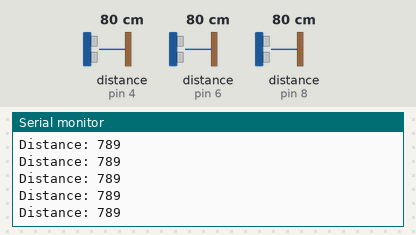
Bench run of a sketch on a simulated Arduino Uno, built with avr-gcc and run on an emulated ATmega328P. On the bench: the last lines printed to the serial monitor. Wiring (inferred from the names in the program): 3 × ultrasonic range finder: trigger pin 3, echo pin 4 / trigger pin 5, echo pin 6 / trigger pin 7, echo pin 8. The test bench sets the inputs (shaded band); at power-on: distance to the obstacle (sensors on pin 4, pin 6, pin 8) 80 cm. The echo pulse lasts 58.3 µs per cm.

Above: at 2.3 s.
2.4 s: distance to the obstacle (sensor on pin 4) set to 2 cm
At 3.4 s:
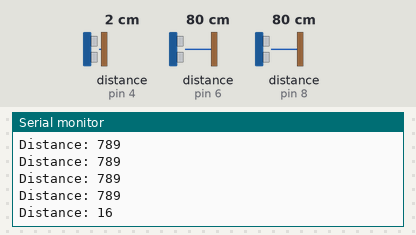
4.5 s: distance to the obstacle (sensor on pin 6) set to 4 cm
At 5.5 s:
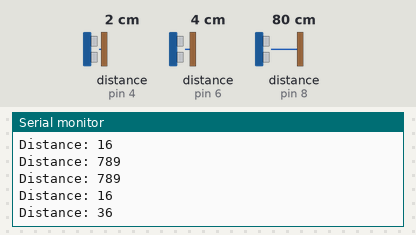
6.6 s: distance to the obstacle (sensor on pin 8) set to 4 cm
At 7.5 s:
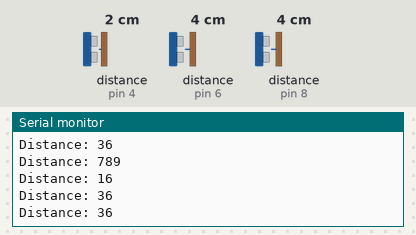
8.7 s: distance to the obstacle (sensor on pin 4) set to 4 cm
At 8.7 s:
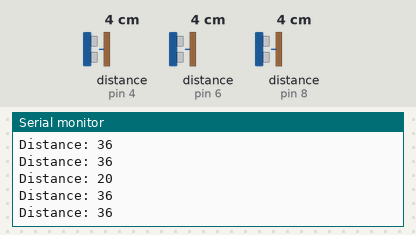
10.8 s: distance to the obstacle (sensor on pin 6) set to 9 cm
At 11.5 s:
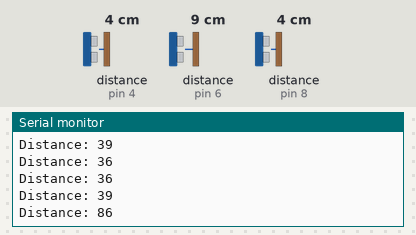
12.9 s: distance to the obstacle (sensor on pin 8) set to 18 cm
At 13.5 s:
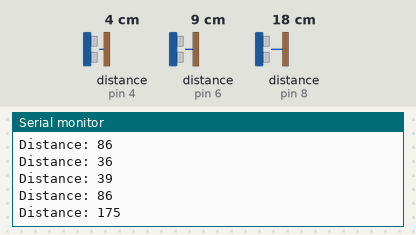
Timing chart, 0 to 15.9 s (numbered marks = the images above; inputs shaded):
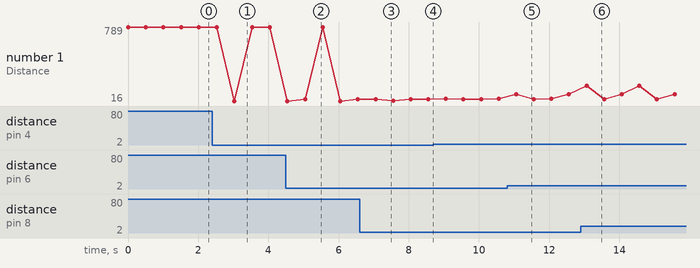

The sketch:

sonar3.ino
```cpp
#define TRIG1 3 //초음파 센서 1번 Trig 핀 번호
#define ECHO1 4 //초음파 센서 1번 Echo 핀 번호

#define TRIG2 5 //초음파 센서 2번 Trig 핀 번호
#define ECHO2 6 //초음파 센서 2번 Echo 핀 번호

#define TRIG3 7 //초음파 센서 3번 Trig 핀 번호
#define ECHO3 8 //초음파 센서 3번 Echo 핀 번호

void setup()
{
  // put your setup code here, to run once:
    pinMode(TRIG1, OUTPUT);
    pinMode(ECHO1, INPUT);

    pinMode(TRIG2, OUTPUT);
    pinMode(ECHO2, INPUT);

    pinMode(TRIG3, OUTPUT);
    pinMode(ECHO3, INPUT);

    Serial.begin(115200); //통신속도를 115200으로 정의함
}

long sonar1(void) // 초음파 센서 1번 측정 함수
{
  long duration, distance;
  digitalWrite(TRIG1, HIGH);
  delayMicroseconds(10);
  digitalWrite(TRIG1, LOW);
  duration = pulseIn(ECHO1, HIGH);
  distance = ( (float)(340*duration)/1000)/2;
  return distance;
}

long sonar2(void) // 초음파 센서 1번 측정 함수
{
  long duration, distance;
  digitalWrite(TRIG2, HIGH);
  delayMicroseconds(10);
  digitalWrite(TRIG2, LOW);
  duration = pulseIn(ECHO2, HIGH);
  distance = ( (float)(340*duration)/1000)/2;
  return distance;
}

long sonar3(void) // 초음파 센서 1번 측정 함수
{
  long duration, distance;
  digitalWrite(TRIG3, HIGH);
  delayMicroseconds(10);
  digitalWrite(TRIG3, LOW);
  duration = pulseIn(ECHO3, HIGH);
  distance = ( (float)(340*duration)/1000)/2;
  return distance;
}

void loop() {
  // put your main code here, to run repeatedly:

  //Serial.print("Duration: ");
  //Serial.println(duration);
  Serial.print("Distance: ");
  Serial.println(sonar1() );
  delay(500);

  Serial.print("Distance: ");
  Serial.println(sonar2() );
  delay(500);

  Serial.print("Distance: ");
  Serial.println(sonar3() );
  delay(500);
}
```

Measured:
- after the input at 2.4 s, the serial monitor: prints a new line after 0.63 s (image 1)
- after the input at 4.5 s, the serial monitor: prints a new line after 0.55 s (image 2)
- after the input at 10.8 s, the serial monitor: prints a new line after 0.26 s (image 5)
- after the input at 12.9 s, the serial monitor: prints a new line after 0.17 s (image 6)
- plotted number 1: 789 → 36 after the input at 4.5 s, 36 → 39 after the input at 8.7 s, 39 → 86 after the input at 10.8 s
